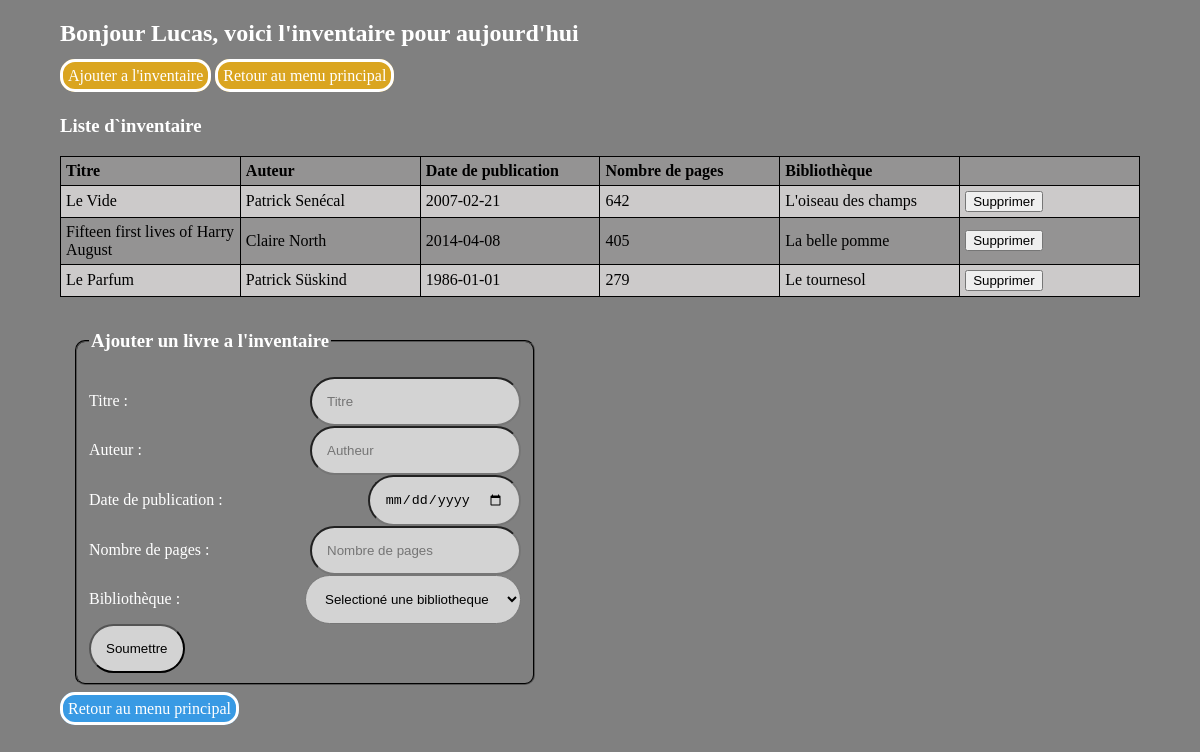
Page /employesInventaire.php (signed in) on the committed database.
### tables this page shows
CREATE TABLE `livres` (
  `id` int NOT NULL,
  `titre` text NOT NULL,
  `auteur` varchar(20) NOT NULL,
  `date_publication` date NOT NULL,
  `nombre_pages` int NOT NULL,
  `bibli_id` int NOT NULL
);

CREATE TABLE `bibliotheque` (
  `id` int NOT NULL,
  `Nom` varchar(25) NOT NULL,
  `adresse_id` int NOT NULL
);

### employesInventaire.php (the view, shortened to what this page needs)
<!DOCTYPE html>
<html lang="en">
<head>
    <link rel="stylesheet" href="style/css/style.css">
</head>
<body>
    <?php
    $mysqli = new mysqli($host, $username, $password, $database);
    if (isset($_SESSION["user"])) {
        echo "<h2> Bonjour " . $_SESSION["user"] . ", voici l'inventaire pour aujourd'hui</h2>";
    }
    ?>
    <nav>
        <a href="#addBook">Ajouter a l'inventaire</a>
        <a href="employesHomePage.php">Retour au menu principal</a>
    </nav>
    <?php
    $sql = "SELECT livres.id, `titre`, `auteur`, `date_publication`, `nombre_pages`, `Nom` FROM `livres` INNER JOIN `bibliotheque` ON livres.bibli_id = bibliotheque.id ORDER BY `Nom` ASC";
    $result = $mysqli->query($sql);
    echo '<h3>Liste d`inventaire</h3>';
    echo '<table><tr><th>Titre</th><th>Auteur</th><th>Date de publication</th><th>Nombre de pages</th><th>Bibliothèque</th><th></th></tr>';
    while ($row = $result->fetch_assoc()) {
        echo "<tr>";
        echo "<td>" . $row["titre"] . "</td>";
        echo "<td>" . $row["auteur"] . "</td>";
        echo "<td>" . $row["date_publication"] . "</td>";
        echo "<td>" . $row["nombre_pages"] . "</td>";
        echo "<td>" . $row["Nom"] . "</td>";
        echo '<td><form action="supprimeInventaire.php" method="POST">
    <input type="number" value=' . $row["id"] . ' hidden name="id" id="id">
    <input type="submit" value="Supprimer">
</form></td>';
        echo "</tr>";
    }
    echo "</table>";
    ?>
    <fieldset>
        <legend>
            <h3 id="addBook">Ajouter un livre a l'inventaire</h3>
        </legend>
        <form action="ajoutInvnetaire.php" method="POST">
            <div>
                <label for="titre">Titre :</label>
                <input type="text" name="titre" id="titre" placeholder="Titre" required>
            </div>
            <div>
                <label for="autheur">Auteur :</label>
                <input type="text" name="autheur" id="autheur" placeholder="Autheur" required>
            </div>
            <div>
                <label for="publiDate">Date de publication :</label>
                <input type="date" name="publiDate" id="publiDate" placeholder="Date de publication" required>
            </div>
            <div>
                <label for="pages">Nombre de pages :</label>
                <input type="number" name="pages" id="pages" placeholder="Nombre de pages" required>
            </div>
            <div>
                <label for="bibli">Bibliothèque :</label>
                <select name="bibli" id="bibli" required>
                    <option value="Selectioné une bibliotheque" disabled selected>Selectioné une bibliotheque</option>
                </select>
            </div>
            <input type="submit" value="Soumettre">
        </form>
    </fieldset>
    <a class="retourBtn" href="employesHomePage.php">Retour au menu principal</a>
</body>
</html>

### style/css/style.css (style rules this page uses)
body { background-color: grey; width: 90%; max-width: 1280px; margin: auto; }
h1, h2, h3, p, legend { color: white; }
fieldset { display: block; border-color: black; width: 40%; margin: 15px; border-radius: 10px; }
fieldset form div { display: flex; justify-content: space-between; align-items: center; }
fieldset form label { color: white; }
fieldset form input, fieldset form select { background-color: lightgray; border-radius: 50px; padding: 15px; }
nav { margin-bottom: 30px; }
nav a { text-decoration: none; color: white; background-color: goldenrod; border: solid; border-radius: 15px; padding: 5px; }
table, th, td { text-align: left; color: black; border: 1px solid black; border-collapse: collapse; padding: 5px; table-layout: fixed; }
table { width: 100%; }
tr:nth-child(odd) { background-color: #949393; }
tr:nth-child(even) { background-color: #cccaca; }
.retourBtn { text-decoration: none; color: white; background-color: rgb(56, 154, 228); border: solid; border-radius: 15px; padding: 5px; }

### rows in the picture
livres: titre "Le Vide", auteur "Patrick Senécal", date_publication "2007-02-21", nombre_pages "642", bibli.Nom "L'oiseau des champs"
livres: titre "Fifteen first lives of Harry August", auteur "Claire North", date_publication "2014-04-08", nombre_pages "405", bibli.Nom "La belle pomme"
livres: titre "Le Parfum", auteur "Patrick Süskind", date_publication "1986-01-01", nombre_pages "279", bibli.Nom "Le tournesol"

### other values in the picture
$_SESSION["user"] "Lucas"
